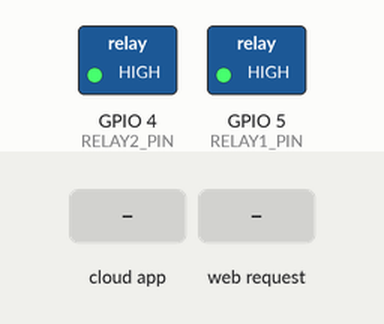
Simulated run of this sketch. Board: ESP8266 (NodeMCU). Parts: switched loads named in the sketch (green lamp = pin HIGH). The inputs (shaded band) are chosen by the test bench. WiFi joins after 1.5 s; servers stay silent unless stated; what the sketch prints to the serial monitor is not drawn.

Above: at 2.7 s.
2.8 s: the phone or cloud app sets 6817181edc4a25d5c3c3b9b9 to 1
At 3.6 s:
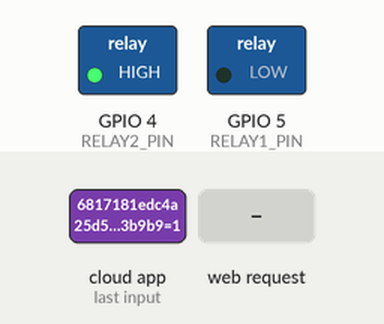
4.3 s: the phone or cloud app sets 682048d78ed485694c3416f2 to 1
At 4.7 s:
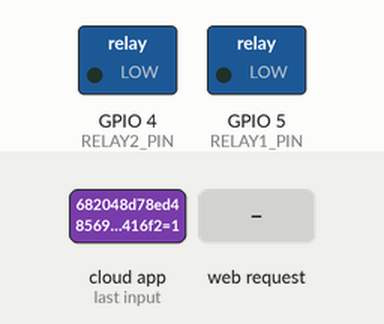
5.8 s: the phone or cloud app sets 6817181edc4a25d5c3c3b9b9 to 0
At 7.0 s:
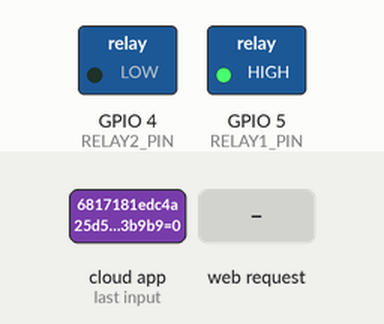
7.3 s: HTTP request GET /relay1 received
At 8.2 s:
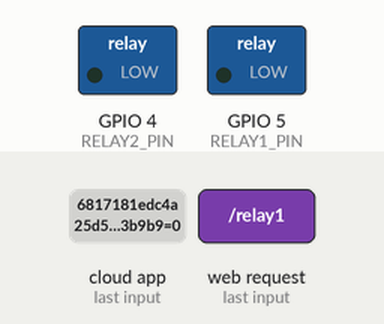
8.8 s: HTTP request GET /relay2 received
At 9.4 s:
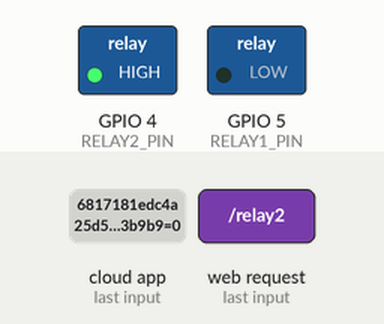
Timing chart, 0 to 11.8 s (numbered marks = the images above; inputs shaded):
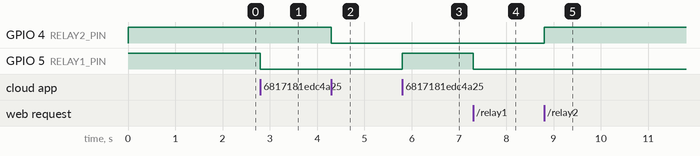

The sketch:

esp32_code.ino
```cpp
#include <ESP8266WiFi.h>
#include <ESP8266WebServer.h>
#include <SinricPro.h>
#include <SinricProSwitch.h>

// WiFi Credentials
#define WIFI_SSID     "Vasan's Nothing !"
#define WIFI_PASS     "sabarivasan1239"

// Sinric Pro Credentials
#define APP_KEY       "32f66719-cc7d-4276-9825-af41fffd6ae1"
#define APP_SECRET    "ccbeea74-7a5d-46bd-bb8f-d3dbc80850cf-24a36cc0-c358-4fa7-bf9a-1ee4c5f01030"
#define DEVICE_ID_1   "6817181edc4a25d5c3c3b9b9"  // First Relay
#define DEVICE_ID_2   "682048d78ed485694c3416f2"  // Second Relay

// Relay Pins
#define RELAY1_PIN    5   // D1 = GPIO5
#define RELAY2_PIN    4   // D2 = GPIO4

// Web server on port 80
ESP8266WebServer server(80);

// Device IP as constant
const char* deviceIP = "http://192.168.1.100";

// Callback for SinricPro
bool onPowerState(const String &deviceId, bool &state) {
  Serial.printf("Device %s turned %s\r\n", deviceId.c_str(), state ? "ON" : "OFF");

  if (deviceId == DEVICE_ID_1) {
    digitalWrite(RELAY1_PIN, state ? LOW : HIGH);
  } else if (deviceId == DEVICE_ID_2) {
    digitalWrite(RELAY2_PIN, state ? LOW : HIGH);
  }

  return true;
}

// WiFi Setup
void setupWiFi() {
  Serial.print("Connecting to WiFi");
  WiFi.begin(WIFI_SSID, WIFI_PASS);
  while (WiFi.status() != WL_CONNECTED) {
    delay(500);
    Serial.print(".");
  }
  Serial.println(" Connected!");
  Serial.print("Device IP Address: ");
  Serial.println(WiFi.localIP());
}

// Sinric Pro Setup
void setupSinricPro() {
  SinricProSwitch &relay1 = SinricPro[DEVICE_ID_1];
  relay1.onPowerState(onPowerState);

  SinricProSwitch &relay2 = SinricPro[DEVICE_ID_2];
  relay2.onPowerState(onPowerState);

  SinricPro.begin(APP_KEY, APP_SECRET);
  SinricPro.restoreDeviceStates(true);
}

// Handle web request for relay1
void handleRelay1Toggle() {
  digitalWrite(RELAY1_PIN, !digitalRead(RELAY1_PIN));
  server.send(200, "text/plain", String("Relay 1 is ") + (digitalRead(RELAY1_PIN) == LOW ? "ON" : "OFF"));
}

// Handle web request for relay2
void handleRelay2Toggle() {
  digitalWrite(RELAY2_PIN, !digitalRead(RELAY2_PIN));
  server.send(200, "text/plain", String("Relay 2 is ") + (digitalRead(RELAY2_PIN) == LOW ? "ON" : "OFF"));
}

// Root page
void handleRoot() {
  String html = "<html><body><h1>ESP8266 Relay Control</h1>";
  html += "<a href=\"/relay1\">Toggle Relay 1</a><br>";
  html += "<a href=\"/relay2\">Toggle Relay 2</a><br>";
  html += "</body></html>";
  server.send(200, "text/html", html);
}

// Setup
void setup() {
  Serial.begin(115200);
  pinMode(RELAY1_PIN, OUTPUT);
  pinMode(RELAY2_PIN, OUTPUT);
  digitalWrite(RELAY1_PIN, HIGH); // OFF
  digitalWrite(RELAY2_PIN, HIGH); // OFF

  setupWiFi();
  setupSinricPro();

  // Setup web routes
  server.on("/", handleRoot);
  server.on("/relay1", handleRelay1Toggle);
  server.on("/relay2", handleRelay2Toggle);
  server.begin();
  Serial.println("Web server started.");
}

// Loop
void loop() {
  if (WiFi.status() != WL_CONNECTED) {
    setupWiFi();
  }
  SinricPro.handle();
  server.handleClient();  // Handle web requests
}
```

Measured:
- after the input at 2.8 s, GPIO 5 (RELAY1_PIN): HIGH → LOW at once
- after the input at 4.3 s, GPIO 4 (RELAY2_PIN): HIGH → LOW at once
- after the input at 5.8 s, GPIO 5 (RELAY1_PIN): LOW → HIGH at once
- after the input at 7.3 s, GPIO 5 (RELAY1_PIN): HIGH → LOW at once
- after the input at 8.8 s, GPIO 4 (RELAY2_PIN): LOW → HIGH at once
